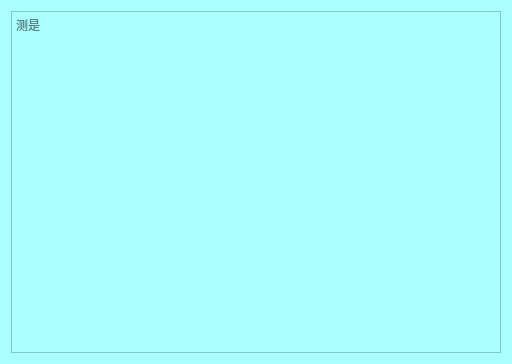
<?xml version="1.0" encoding="UTF-8"?>
<ui version="4.0">
 <class>UIBoardView</class>
 <widget class="QWidget" name="UIBoardView">
  <property name="geometry">
   <rect>
    <x>0</x>
    <y>0</y>
    <width>512</width>
    <height>364</height>
   </rect>
  </property>
  <property name="windowTitle">
   <string>UIBoardView</string>
  </property>
  <property name="styleSheet">
   <string notr="true">background-color: rgb(170, 255, 255);</string>
  </property>
  <layout class="QHBoxLayout" name="horizontalLayout">
   <item>
    <widget class="QTextEdit" name="textEdit">
     <property name="placeholderText">
      <string>测是</string>
     </property>
    </widget>
   </item>
  </layout>
 </widget>
 <layoutdefault spacing="6" margin="11"/>
 <resources/>
 <connections/>
</ui>
